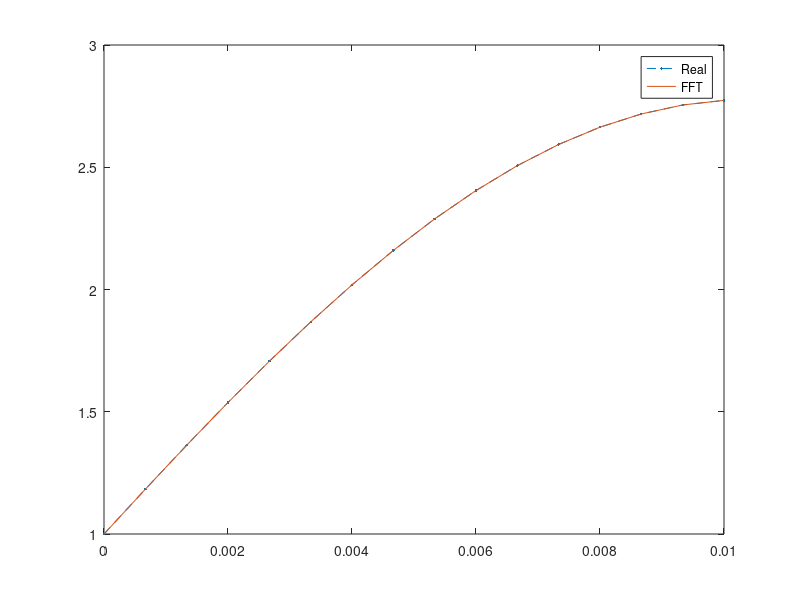

Here is the MATLAB script that generated this plot:

% Learning how to use FFT
%
% James O'Connell 9th March 2019

clear;
close all;
clc;

n = 16;
x = linspace(0,0.01,n);

f = cos(2*pi*10*x)+2*sin(2*pi*22*x);

ff = fft(f);
estf = ifft(ff);
ff = ff/n;
% ff = ff(1:n/2+1);
% ff(2:end-1) = 2*ff(2:end-1);

phase = angle(ff);

a = (n-1)/(max(x)-min(x));

k = 1:n;

% ff = fftshift(ff);

% freqs = a*x.*(k-1)/n;
freqs = 1/(x(2)-x(1))*(0:(n-1))/n;

freqs = freqs(1:length(ff));

% plot(freqs,abs(ff));
% xlim([0,10]);
% ffshift = [ff(1:n/2),fliplr(ff(2:(n/2+1)))];
% fff = (ff');
% freqss = freqs';
% phase = phase';
% fff = repmat(fff,1,length(x));
% freqss = repmat(freqss,1,length(x));
% phase = repmat(phase,1,length(x));
% xx = repmat(x,size(fff,1),1);
% data = fff.*(cos(2*pi*freqss.*xx-phase)+1i*sin(2*pi*freqss.*xx-phase));
% data = sum(data,1);

for j = 1:length(x)
    
    xx = x(j);
    
%     ff = ff.*(abs(ff)>0.1);
%     phase = phase.*(abs(ff)>0.1);
    
    data(j) = sum(abs(ff).*cos(2*pi*freqs*xx+phase));
    data(j) = sum((ff).*exp(2*pi*1i*freqs*xx));
    
end
data = real(data);



figure;
plot(x,f,'.--');
hold on
plot(x,data,'-');
% plot(x,estf,'--');
legend('Real','FFT');